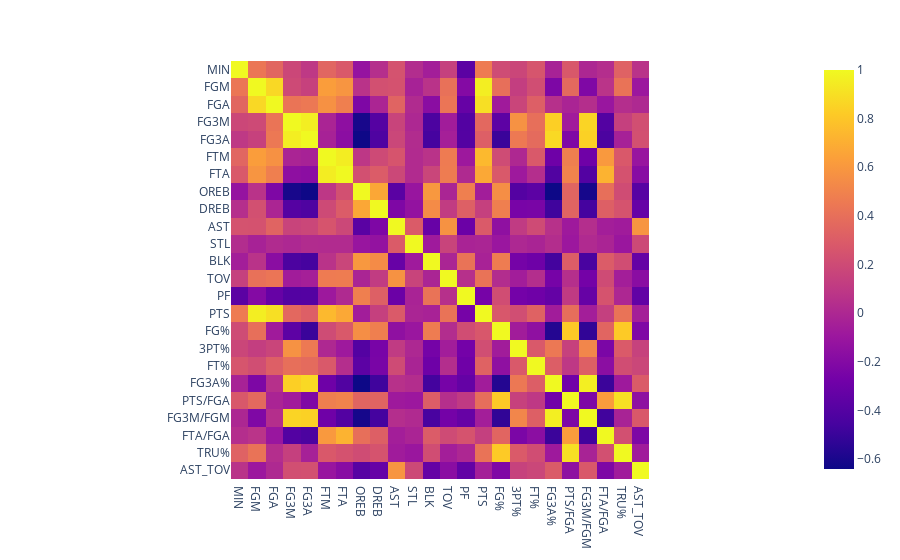

Notebook cell for this chart:
### Markdown cell above
## Which player stats are correlated with each other?

### Code cell
data_per_min = data.groupby(['PLAYER', 'PLAYER_ID', 'Year'])[total_cols].sum().reset_index()

for col in data_per_min.columns[4:]:
    data_per_min[col] = data_per_min[col]/data_per_min['MIN']

data_per_min['FG%'] = data_per_min['FGM']/data_per_min['FGA']
data_per_min['3PT%'] = data_per_min['FG3M']/data_per_min['FG3A']
data_per_min['FT%'] = data_per_min['FTM']/data_per_min['FTA']
data_per_min['FG3A%'] = data_per_min['FG3A']/data_per_min['FGA']
data_per_min['PTS/FGA'] = data_per_min['PTS']/data_per_min['FGA']
data_per_min['FG3M/FGM'] = data_per_min['FG3M']/data_per_min['FGM']
data_per_min['FTA/FGA'] = data_per_min['FTA']/data_per_min['FGA']
data_per_min['TRU%'] = 0.5 * data_per_min['PTS']/(data_per_min['FGA'] + 0.475 * data_per_min['FTA'])
data_per_min['AST_TOV'] = data_per_min['AST']/data_per_min['TOV']

data_per_min = data_per_min[data_per_min['MIN'] >= 50]
data_per_min.drop(columns='PLAYER_ID', inplace=True)

fig = px.imshow(data_per_min.select_dtypes(include=["number"]).corr())
fig.show()

### Figure 1 — Plotly figure (JSON) as saved in the notebook; plotly's stock layout.template omitted (floating-point values rounded to 4 significant figures; data arrays with more than 128 entries replaced by an {"elided": "..."} marker saying what was removed)
{"data": [{"coloraxis": "coloraxis", "hovertemplate": "x: %{x}<br>y: %{y}<br>color: %{z}<extra></extra>", "name": "0", "type": "heatmap", "x": ["MIN", "FGM", "FGA", "FG3M", "FG3A", "FTM", "FTA", "OREB", "DREB", "AST", "STL", "BLK", "TOV", "PF", "PTS", "FG%", "3PT%", "FT%", "FG3A%", "PTS/FGA", "FG3M/FGM", "FTA/FGA", "TRU%", "AST_TOV"], "xaxis": "x", "y": ["MIN", "FGM", "FGA", "FG3M", "FG3A", "FTM", "FTA", "OREB", "DREB", "AST", "STL", "BLK", "TOV", "PF", "PTS", "FG%", "3PT%", "FT%", "FG3A%", "PTS/FGA", "FG3M/FGM", "FTA/FGA", "TRU%", "AST_TOV"], "yaxis": "y", "z": {"elided": "24x24 float values"}}], "layout": {"coloraxis": {"colorscale": [[0, "#0d0887"], [0.1111, "#46039f"], [0.2222, "#7201a8"], [0.3333, "#9c179e"], [0.4444, "#bd3786"], [0.5556, "#d8576b"], [0.6667, "#ed7953"], [0.7778, "#fb9f3a"], [0.8889, "#fdca26"], [1, "#f0f921"]]}, "margin": {"t": 60}, "xaxis": {"anchor": "y", "constrain": "domain", "domain": [0, 1], "scaleanchor": "y"}, "yaxis": {"anchor": "x", "autorange": "reversed", "constrain": "domain", "domain": [0, 1]}}}
